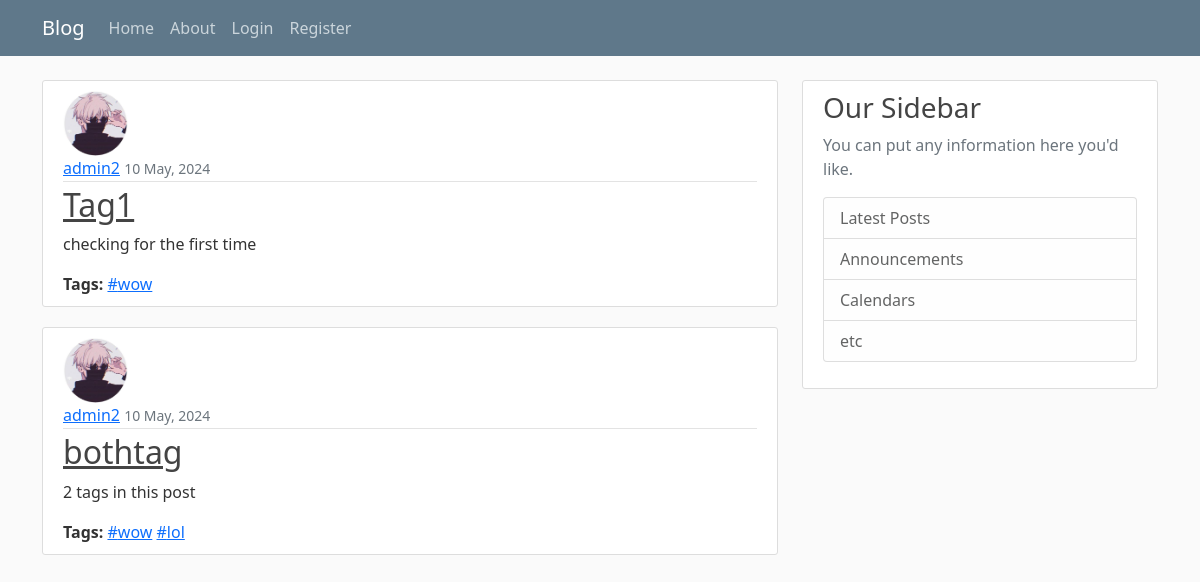
Page /blog/filter/wow/ on the committed database.
### blog/models.py (models this page shows, shortened)
class Post(models.Model):
    title = models.CharField(max_length=100)
    content = models.TextField()
    date = models.DateTimeField(default=timezone.now)
    author = models.ForeignKey(User, on_delete=models.CASCADE)
    tags = models.ManyToManyField(Tag, blank=True)

class Tag(models.Model):
    name = models.CharField(max_length=50, unique=True)

### users/models.py (models this page shows, shortened)
class Profile(models.Model):
    user = models.OneToOneField(User, on_delete=models.CASCADE)
    image = models.ImageField(default='default.jpg', upload_to='profile_pics')

### blog/views.py (the view)
# urls.py: path('filter/<str:tags>/', views.search_tags, name='search-tags'),
def search_tags(request, tags):
    tag_names = tags.split('_')
    tag_objs = Tag.objects.filter(name__in=tag_names)
    if tag_objs:
        tagged_posts = Post.objects.filter(tags__in=tag_objs).distinct()
        context = {
            'posts': tagged_posts,
            'tags': tag_names,
        }
    else:
        context = {
            'posts': [],
            'tags': tag_names,
        }
    return render(request, 'blog/home.html', context)

### blog/templates/blog/home.html
{% extends "blog/base.html" %}
{% block content %}
    {% for post in posts %}
        <article class="media content-section">
            <img class="rounded-circle article-img" src="{{ post.author.profile.image.url }}">
            <div class="media-body">
                <div class="article-metadata">
                  <a class="mr-2" href="#">{{ post.author }}</a>
                  <small class="text-muted">{{ post.date|date:"d F, Y" }}</small>
                </div>
                <h2><a class="article-title" href="{% url 'post-detail' post.id %}">{{ post.title }}</a></h2>
                <p class="article-content">{{ post.content }}</p>
                {% if post.tags.exists %}
                <div class="article-tags">
                    <strong>Tags:</strong>
                    {% for tag in post.tags.all %}
                        <a href="{% url 'search-tags' tag.name %}">#{{ tag.name }}</a>
                    {% endfor %}
                </div>
                {% endif %}
            </div>
        </article>
    {% endfor %}
{% endblock content %}

### blog/static/blog/main.css (style rules this page uses)
body { background: #fafafa; color: #333333; margin-top: 5rem; }
h1, h2, h3, h4, h5, h6 { color: #444444; }
.content-section { background: #ffffff; padding: 10px 20px; border: 1px solid #dddddd; border-radius: 3px; margin-bottom: 20px; }
.article-title { color: #444444; }
.article-content { white-space: pre-line; }
.article-img { height: 65px; width: 65px; margin-right: 16px; }
.article-metadata { padding-bottom: 1px; margin-bottom: 4px; border-bottom: 1px solid #e3e3e3 }

### rows in the picture
Post: author.profile.image (placeholder picture), author "admin2", date "10 May, 2024", title "Tag1", content "checking for the first time"
Tag: name "wow"
Post: author.profile.image (placeholder picture), author "admin2", date "10 May, 2024", title "bothtag", content "2 tags in this post"
Tag: name "lol"
